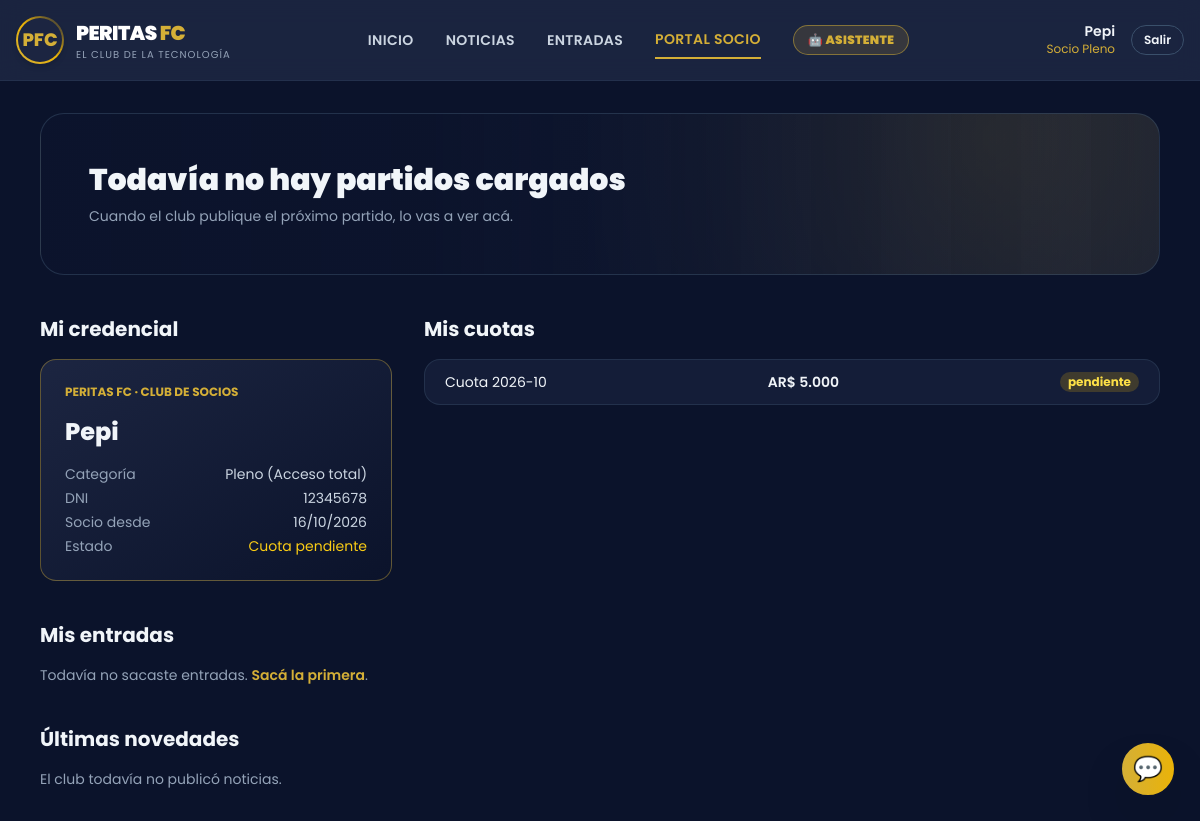
The app's page /src/views/index.php (signed in) with its own data.
### tables this page shows
CREATE TABLE cuotas (
    id INTEGER PRIMARY KEY AUTOINCREMENT,
    user_id TEXT NOT NULL,
    periodo TEXT NOT NULL CHECK (periodo GLOB '[0-9][0-9][0-9][0-9]-[0-1][0-9]'),   -- ej: 2026-10
    monto REAL NOT NULL CHECK (monto > 0),
    estado TEXT NOT NULL DEFAULT 'pendiente' CHECK (estado IN ('pendiente', 'pagada')),
    fecha_pago DATETIME NULL,
    FOREIGN KEY (user_id) REFERENCES users(id) ON DELETE CASCADE,
    UNIQUE (user_id, periodo),
    CHECK ((estado = 'pagada') = (fecha_pago IS NOT NULL))
);

### src/views/index.php (the view, shortened to what this page needs)
<?php
require_once __DIR__ . '/../config/bootstrap.php';
$uid = $_SESSION['user_id'];
$st = $pdo->prepare('SELECT u.*, c.cuota_mensual FROM users u JOIN categorias c ON c.nombre = u.categoria WHERE u.id = ?');
$st->execute([$uid]);
$user = $st->fetch();
if ($user['cuota_mensual'] > 0) {
    $pdo->prepare('INSERT OR IGNORE INTO cuotas (user_id, periodo, monto) VALUES (?, ?, ?)')
        ->execute([$uid, date('Y-m'), $user['cuota_mensual']]);
}
$cuotas = $pdo->prepare('SELECT * FROM cuotas WHERE user_id = ? ORDER BY periodo DESC LIMIT 6');
$cuotas->execute([$uid]);
$cuotas = $cuotas->fetchAll();
$pendientes = count(array_filter($cuotas, fn($c) => $c['estado'] === 'pendiente'));
$pp = $pdo->prepare('SELECT * FROM matches WHERE match_date >= ? ORDER BY match_date LIMIT 1');
$pp->execute([date('Y-m-d H:i:s')]);
$partido = $pp->fetch();
$noticias = $pdo->query('SELECT title, content, category, created_at FROM posts ORDER BY created_at DESC LIMIT 3')->fetchAll();
$te = $pdo->prepare('SELECT t.sector, t.price, m.away_team, m.match_date FROM tickets t JOIN matches m ON m.id = t.match_id WHERE t.user_id = ? ORDER BY m.match_date');
$te->execute([$uid]);
$entradas = $te->fetchAll();
function e($v) { return htmlspecialchars((string)$v, ENT_QUOTES, 'UTF-8'); }
function plata($n) { return 'AR$ ' . number_format((float)$n, 0, ',', '.'); }
?>
<!DOCTYPE html>
<html lang="es">
<head>
    <script src="https://cdn.tailwindcss.com"></script>
</head>
<body class="bg-[#0B132B] text-slate-100 font-['Poppins'] min-h-screen">
 <header class="bg-[#1C2541]/95 backdrop-blur-md border-b border-[#3A506B]/30 sticky top-0 z-50">
    <div class="max-w-7xl mx-auto px-4 h-20 flex items-center justify-between">
        <a href="/" class="flex items-center gap-3 group">
            <div class="w-12 h-12 rounded-full bg-gradient-to-tr from-[#D4AF37] via-yellow-500 to-[#1C2541] p-0.5 shadow-md">
                <div class="w-full h-full bg-[#1C2541] rounded-full flex items-center justify-center font-extrabold text-[#D4AF37] text-lg">PFC</div>
            </div>
            <div>
                <span class="text-xl font-black tracking-tight text-white">PERITAS <span class="text-[#D4AF37]">FC</span></span>
                <p class="text-[10px] text-slate-400 tracking-widest uppercase">El club de la tecnología</p>
            </div>
        </a>
        <nav class="hidden md:flex items-center gap-8 font-semibold text-sm tracking-wide text-slate-300">
            <a href="/" class="hover:text-[#D4AF37] transition py-2">INICIO</a>
            <a href="/#news" class="hover:text-[#D4AF37] transition py-2">NOTICIAS</a>
            <a href="/src/views/entradas.php" class="hover:text-[#D4AF37] transition py-2">ENTRADAS</a>
            <a href="/src/views/index.php" class="text-[#D4AF37] py-2 border-b-2 border-[#D4AF37]">PORTAL SOCIO</a>
            <button type="button" onclick="window.openChatbotModal && openChatbotModal()"
                class="px-3.5 py-1.5 bg-[#D4AF37]/15 border border-[#D4AF37]/50 text-[#D4AF37] rounded-full hover:bg-[#D4AF37] hover:text-[#0B132B] transition text-xs font-black">
                🤖 ASISTENTE
            </button>
        </nav>
        <div class="flex items-center gap-4 text-sm">
            <span class="text-right leading-tight">
                <span class="block font-semibold"><?= e($user['name']) ?></span>
                <span class="block text-xs text-[#D4AF37]"><?= $user['role'] === 'admin' ? 'Administrador' : 'Socio ' . e(strtok($user['categoria'], ' ')) ?></span>
            </span>
            <a href="/src/views/auth/logout.php" class="px-3 py-1.5 rounded-full border border-[#3A506B] hover:border-[#D4AF37] text-xs font-semibold">Salir</a>
        </div>
    </div>
</header>
<main class="max-w-6xl mx-auto px-4 py-8 space-y-10">
    <section class="pitch-bg rounded-3xl border border-[#3A506B]/50 px-6 sm:px-12 py-12">
        <?php if ($partido): ?>
            <p class="text-sm text-[#D4AF37] font-semibold mb-3"><?= e($partido['tournament']) ?> · <?= date('d/m/Y H:i', strtotime($partido['match_date'])) ?> hs</p>
            <h1 class="font-black text-4xl sm:text-6xl leading-none"><?= e($partido['home_team']) ?><span class="block text-[#D4AF37] text-xl my-2">vs</span><span class="text-slate-200"><?= e($partido['away_team']) ?></span></h1>
            <p class="text-slate-400 text-sm mt-4"><?= e($partido['stadium']) ?></p>
            <div id="cuenta" data-fecha="<?= e(str_replace(' ', 'T', $partido['match_date'])) ?>" class="flex gap-3 mt-6">
                <?php foreach (['d' => 'Días', 'h' => 'Horas', 'm' => 'Min'] as $k => $l): ?>
                    <div class="bg-slate-900/80 border border-[#3A506B]/50 rounded-xl px-4 py-3 text-center min-w-[72px]"><span id="c-<?= $k ?>" class="block text-2xl font-bold">--</span><span class="text-xs text-slate-400"><?= $l ?></span></div>
                <?php endforeach; ?>
            </div>
        <?php else: ?>
            <h1 class="font-black text-3xl">Todavía no hay partidos cargados</h1>
            <p class="text-slate-400 mt-2 text-sm">Cuando el club publique el próximo partido, lo vas a ver acá.</p>
        <?php endif; ?>
    </section>
    <div class="grid lg:grid-cols-3 gap-8">
        <section class="space-y-4">
            <h2 class="text-xl font-bold">Mi credencial</h2>
            <div class="rounded-2xl p-6 bg-gradient-to-br from-[#1C2541] to-[#0B132B] border border-[#D4AF37]/40 space-y-4">
                <p class="text-xs text-[#D4AF37] font-bold">PERITAS FC · CLUB DE SOCIOS</p>
                <p class="text-2xl font-extrabold"><?= e($user['name']) ?></p>
                <dl class="text-sm space-y-1 text-slate-300">
                    <div class="flex justify-between"><dt class="text-slate-400">Categoría</dt><dd><?= e($user['categoria']) ?></dd></div>
                    <div class="flex justify-between"><dt class="text-slate-400">DNI</dt><dd><?= e($user['dni'] ?: '—') ?></dd></div>
                    <div class="flex justify-between"><dt class="text-slate-400">Socio desde</dt><dd><?= date('d/m/Y', strtotime($user['created_at'])) ?></dd></div>
                    <div class="flex justify-between"><dt class="text-slate-400">Estado</dt><dd class="<?= $pendientes ? 'text-yellow-400' : 'text-emerald-400' ?>"><?= $pendientes ? 'Cuota pendiente' : 'Al día' ?></dd></div>
                </dl>
            </div>
        </section>
        <section class="lg:col-span-2 space-y-4">
            <h2 class="text-xl font-bold">Mis cuotas</h2>
            <div class="rounded-2xl border border-[#3A506B]/40 bg-[#1C2541]/60 divide-y divide-[#3A506B]/30">
                <?php foreach ($cuotas as $c): ?>
                    <div class="flex items-center justify-between px-5 py-3 text-sm">
                        <span>Cuota <?= e($c['periodo']) ?></span>
                        <span class="font-semibold"><?= plata($c['monto']) ?></span>
                        <span class="px-2 py-0.5 rounded-full text-xs font-bold <?= $c['estado'] === 'pagada' ? 'bg-emerald-500/20 text-emerald-300' : 'bg-yellow-500/20 text-yellow-300' ?>"><?= e($c['estado']) ?></span>
                    </div>
                <?php endforeach; ?>
            </div>
        </section>
    </div>
    <section class="space-y-4">
        <h2 class="text-xl font-bold">Mis entradas</h2>
        <?php if ($entradas): ?>
            <div class="grid sm:grid-cols-2 lg:grid-cols-3 gap-4">
                <?php foreach ($entradas as $t): ?>
                    <div class="rounded-2xl border border-[#3A506B]/40 bg-[#1C2541]/60 p-4 text-sm"><p class="font-bold">vs <?= e($t['away_team']) ?></p><p class="text-slate-400"><?= date('d/m/Y H:i', strtotime($t['match_date'])) ?> · <?= e($t['sector']) ?></p><p class="text-[#D4AF37] font-semibold mt-1"><?= plata($t['price']) ?></p></div>
                <?php endforeach; ?>
            </div>
        <?php else: ?>
            <p class="text-sm text-slate-400">Todavía no sacaste entradas. <a href="/src/views/entradas.php" class="text-[#D4AF37] font-semibold hover:underline">Sacá la primera</a>.</p>
        <?php endif; ?>
    </section>
    <section class="space-y-4">
        <h2 class="text-xl font-bold">Últimas novedades</h2>
        <?php if ($noticias): ?>
            <div class="grid md:grid-cols-3 gap-4">
                <?php foreach ($noticias as $n): ?>
                    <article class="rounded-2xl border border-[#3A506B]/40 bg-[#1C2541]/60 p-5"><p class="text-xs text-[#D4AF37] font-semibold"><?= e($n['category']) ?> · <?= date('d/m/Y', strtotime($n['created_at'])) ?></p><h3 class="font-bold mt-1"><?= e($n['title']) ?></h3><p class="text-sm text-slate-400 mt-2"><?= e(mb_strimwidth($n['content'], 0, 140, '…')) ?></p></article>
                <?php endforeach; ?>
            </div>
        <?php else: ?>
            <p class="text-sm text-slate-400">El club todavía no publicó noticias.</p>
        <?php endif; ?>
    </section>
</main>
</body>
</html>

### src/views/index.php (style rules this page uses)
.pitch-bg { background: linear-gradient(to right, rgba(11,19,43,.96) 35%, rgba(11,19,43,.55) 100%), radial-gradient(circle at 85% 15%, rgba(212,175,55,.35), transparent 45%), repeating-linear-gradient(90deg, #1C2541 0 70px, #17203b 70px 140px); }

### records on screen
cuotas: periodo "2026-10", monto "AR$ 5.000", estado "pendiente"

### other values on screen
$user['name'] "Pepi"
strtok($user['categoria'], ' ') "Pleno"
$user['categoria'] "Pleno (Acceso total)"
$user['dni'] ?: '—' "12345678"
date('d/m/Y', strtotime($user['created_at'])) "16/10/2026"
